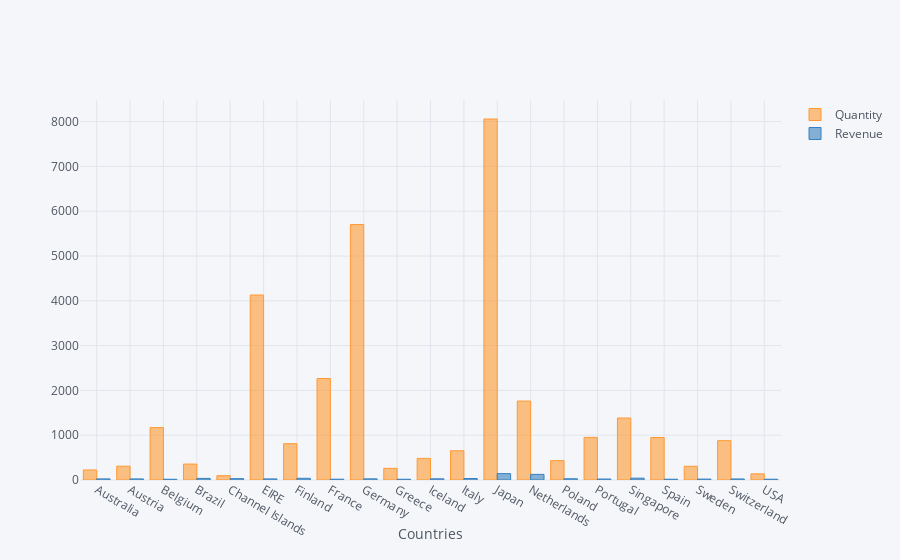

Source (notebook cell):
### Code cell
interactive_02.iplot(kind='bar', xTitle='Countries')

### Figure 1 — Plotly figure (JSON) as saved in the notebook; plotly's stock layout.template omitted (floating-point values rounded to 4 significant figures)
{"data": [{"marker": {"color": "rgba(255, 153, 51, 0.6)", "line": {"color": "rgba(255, 153, 51, 1.0)", "width": 1}}, "name": "Quantity", "orientation": "v", "text": "", "type": "bar", "uid": "e59022c0-3f35-4c94-9cd2-764ebdb41c08", "x": ["Australia", "Austria", "Belgium", "Brazil", "Channel Islands", "EIRE", "Finland", "France", "Germany", "Greece", "Iceland", "Italy", "Japan", "Netherlands", "Poland", "Portugal", "Singapore", "Spain", "Sweden", "Switzerland", "USA"], "y": [224, 308, 1170, 356, 96, 4129, 810, 2265, 5702, 260, 483, 653, 8058, 1762, 432, 951, 1384, 948, 306, 878, 137]}, {"marker": {"color": "rgba(55, 128, 191, 0.6)", "line": {"color": "rgba(55, 128, 191, 1.0)", "width": 1}}, "name": "Revenue", "orientation": "v", "text": "", "type": "bar", "uid": "70603059-9b0d-4d28-90ec-5124d8e6002d", "x": ["Australia", "Austria", "Belgium", "Brazil", "Channel Islands", "EIRE", "Finland", "France", "Germany", "Greece", "Iceland", "Italy", "Japan", "Netherlands", "Poland", "Portugal", "Singapore", "Spain", "Sweden", "Switzerland", "USA"], "y": [24.8, 24.37, 16.26, 35.74, 30.38, 24.23, 38.03, 17.97, 26.12, 16.99, 26.51, 33.54, 142.4, 125.5, 28.23, 21.92, 40.74, 17.51, 20.28, 23.12, 17.45]}], "layout": {"legend": {"bgcolor": "#F5F6F9", "font": {"color": "#4D5663"}}, "paper_bgcolor": "#F5F6F9", "plot_bgcolor": "#F5F6F9", "title": {"font": {"color": "#4D5663"}}, "xaxis": {"gridcolor": "#E1E5ED", "showgrid": true, "tickfont": {"color": "#4D5663"}, "title": {"font": {"color": "#4D5663"}, "text": "Countries"}, "zerolinecolor": "#E1E5ED"}, "yaxis": {"gridcolor": "#E1E5ED", "showgrid": true, "tickfont": {"color": "#4D5663"}, "title": {"font": {"color": "#4D5663"}, "text": ""}, "zerolinecolor": "#E1E5ED"}}}
